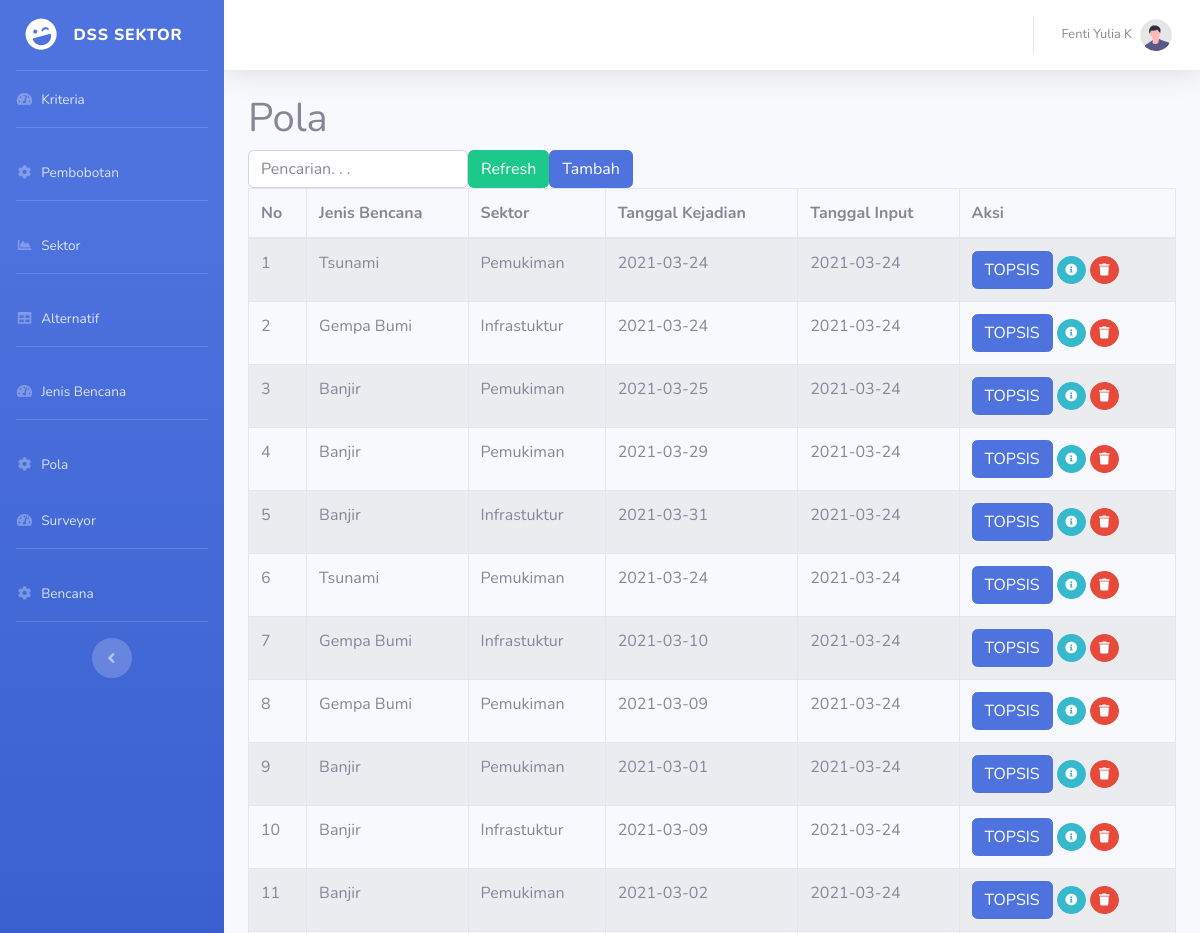
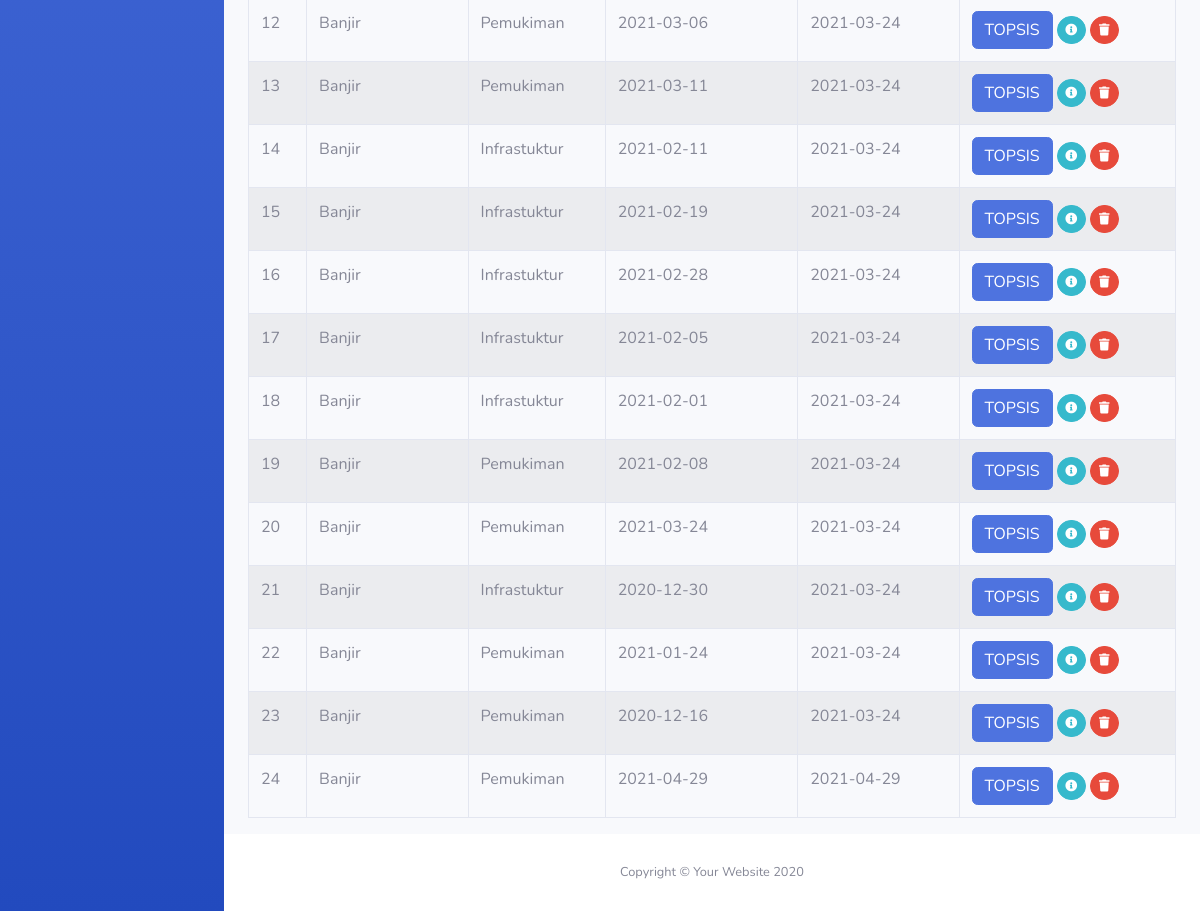
Screenshot of /?m=pola with the database file from the repository (2 pictures, top to bottom).
### tables this page shows
CREATE TABLE `tb_pola` (
  `id_pola` int(11) NOT NULL,
  `id_jenis` int(11) DEFAULT NULL,
  `id_sektor` int(11) DEFAULT NULL,
  `tanggal_kejadian` date DEFAULT NULL,
  `tanggal_input` date DEFAULT NULL
);

CREATE TABLE `tb_jenis` (
  `id_jenis` int(11) NOT NULL,
  `nama_jenis` varchar(255) DEFAULT NULL
);

CREATE TABLE `tb_sektor` (
  `id_sektor` int(11) NOT NULL,
  `nama_sektor` varchar(255) DEFAULT NULL
);

### config.php (called while the page is built)
<?php
$config["server"] = 'localhost';
$config["username"] = 'root';
$config["password"] = '';
$config["database_name"] = 'nn_topsis';

### functions.php (called while the page is built, shortened)
<?php
include 'config.php';
include 'includes/db.php';
$db = new DB($config['server'], $config['username'], $config['password'], $config['database_name']);
function esc_field($str)
{
    return addslashes($str);
}

### includes/db.php (called while the page is built, shortened)
<?php
class DB
{
    var $conn = null;
    public function __construct($host, $username, $passwd, $dbname)
    {
        $this->conn = mysqli_connect($host, $username, $passwd, $dbname);
    }
    public function query($sql)
    {
        $query = mysqli_query($this->conn, $sql) or die('<pre>Error mysqli_query: ' . mysqli_error($this->conn) . '<br />' . $sql . '</pre>');
        return $query;
    }
    public function get_results($sql)
    {
        $query = $this->query($sql);
        $arr = array();
        while ($row = mysqli_fetch_object($query)) {
            $arr[] = $row;
        }
        return $arr;
    }
}

### pola.php (the view, shortened to what this page needs)
<div class="page-header">
    <h1>Pola</h1>
</div>
<div class="panel panel-default">
    <div class="panel-heading">
        <form class="form-inline">
            <div class="form-group">
                <input class="form-control" type="text" placeholder="Pencarian. . ." name="q" value="<?= $_GET['q'] ?>" />
            </div>
            <div class="form-group">
                <button class="btn btn-success"><span class="glyphicon glyphicon-refresh"></span> Refresh</button>
            </div>
            <div class="form-group">
                <a class="btn btn-primary" href="?m=pola_tambah"><span class="glyphicon glyphicon-plus"></span> Tambah</a>
            </div>
        </form>
    </div>
    <table class="table table-bordered table-hover table-striped">
        <thead>
            <tr>
                <th>No</th>
                <th>Jenis Bencana</th>
                <th>Sektor</th>
                <th>Tanggal Kejadian</th>
                <th>Tanggal Input</th>
                <th>Aksi</th>
            </tr>
        </thead>
        <?php
        $q = esc_field($_GET['q']);
        $rows = $db->get_results("SELECT * FROM tb_pola p INNER JOIN tb_jenis j ON j.id_jenis=p.id_jenis INNER JOIN tb_sektor s ON s.id_sektor=p.id_sektor WHERE nama_jenis LIKE '%$q%' OR nama_sektor LIKE '%$q%' ORDER BY id_pola");
        $no = 0;
        foreach ($rows as $row) : ?>
            <tr>
                <td><?= ++$no ?></td>
                <td><?= $row->nama_jenis ?></td>
                <td><?= $row->nama_sektor ?></td>
                <td><?= $row->tanggal_kejadian ?></td>
                <td><?= $row->tanggal_input ?></td>
                <td>
                    <a class="btn btn-xs btn-primary"
                    href="?m=pola_topsis&ID=<?= $row->id_pola ?>">
                    <span class="glyphicon glyphicon-signal"></span>TOPSIS</a>
                    <a class="btn btn-info btn-circle btn-sm"
                        href="?m=pola_ubah&ID=<?= $row->id_pola ?>">
                        <i class="fas fa-info-circle"></i>
                    </a>
                    <a class="btn btn-danger btn-circle btn-sm"
                        href="aksi.php?act=pola_hapus&ID=<?= $row->id_pola ?>"
                        onclick="return confirm('Hapus data?')">
                        <i class="fas fa-trash"></i>
                    </a>
                </td>
            </tr>
        <?php endforeach; ?>
    </table>
</div>

### rows the page displays
tb_pola: id_jenis.nama_jenis "Tsunami", id_sektor.nama_sektor "Pemukiman", tanggal_kejadian "2021-03-24", tanggal_input "2021-03-24"
tb_pola: id_jenis.nama_jenis "Gempa Bumi", id_sektor.nama_sektor "Infrastuktur", tanggal_kejadian "2021-03-24", tanggal_input "2021-03-24"
tb_pola: id_jenis.nama_jenis "Banjir", id_sektor.nama_sektor "Pemukiman", tanggal_kejadian "2021-03-25", tanggal_input "2021-03-24"
tb_pola: id_jenis.nama_jenis "Banjir", id_sektor.nama_sektor "Pemukiman", tanggal_kejadian "2021-03-29", tanggal_input "2021-03-24"
tb_pola: id_jenis.nama_jenis "Banjir", id_sektor.nama_sektor "Infrastuktur", tanggal_kejadian "2021-03-31", tanggal_input "2021-03-24"
tb_pola: id_jenis.nama_jenis "Tsunami", id_sektor.nama_sektor "Pemukiman", tanggal_kejadian "2021-03-24", tanggal_input "2021-03-24"
tb_pola: id_jenis.nama_jenis "Gempa Bumi", id_sektor.nama_sektor "Infrastuktur", tanggal_kejadian "2021-03-10", tanggal_input "2021-03-24"
tb_pola: id_jenis.nama_jenis "Gempa Bumi", id_sektor.nama_sektor "Pemukiman", tanggal_kejadian "2021-03-09", tanggal_input "2021-03-24"
tb_pola: id_jenis.nama_jenis "Banjir", id_sektor.nama_sektor "Pemukiman", tanggal_kejadian "2021-03-01", tanggal_input "2021-03-24"
tb_pola: id_jenis.nama_jenis "Banjir", id_sektor.nama_sektor "Infrastuktur", tanggal_kejadian "2021-03-09", tanggal_input "2021-03-24"
tb_pola: id_jenis.nama_jenis "Banjir", id_sektor.nama_sektor "Pemukiman", tanggal_kejadian "2021-03-02", tanggal_input "2021-03-24"
tb_pola: id_jenis.nama_jenis "Banjir", id_sektor.nama_sektor "Pemukiman", tanggal_kejadian "2021-03-06", tanggal_input "2021-03-24"
tb_pola: id_jenis.nama_jenis "Banjir", id_sektor.nama_sektor "Pemukiman", tanggal_kejadian "2021-03-11", tanggal_input "2021-03-24"
tb_pola: id_jenis.nama_jenis "Banjir", id_sektor.nama_sektor "Infrastuktur", tanggal_kejadian "2021-02-11", tanggal_input "2021-03-24"
tb_pola: id_jenis.nama_jenis "Banjir", id_sektor.nama_sektor "Infrastuktur", tanggal_kejadian "2021-02-19", tanggal_input "2021-03-24"
tb_pola: id_jenis.nama_jenis "Banjir", id_sektor.nama_sektor "Infrastuktur", tanggal_kejadian "2021-02-28", tanggal_input "2021-03-24"
tb_pola: id_jenis.nama_jenis "Banjir", id_sektor.nama_sektor "Infrastuktur", tanggal_kejadian "2021-02-05", tanggal_input "2021-03-24"
tb_pola: id_jenis.nama_jenis "Banjir", id_sektor.nama_sektor "Infrastuktur", tanggal_kejadian "2021-02-01", tanggal_input "2021-03-24"
tb_pola: id_jenis.nama_jenis "Banjir", id_sektor.nama_sektor "Pemukiman", tanggal_kejadian "2021-02-08", tanggal_input "2021-03-24"
tb_pola: id_jenis.nama_jenis "Banjir", id_sektor.nama_sektor "Pemukiman", tanggal_kejadian "2021-03-24", tanggal_input "2021-03-24"
tb_pola: id_jenis.nama_jenis "Banjir", id_sektor.nama_sektor "Infrastuktur", tanggal_kejadian "2020-12-30", tanggal_input "2021-03-24"
tb_pola: id_jenis.nama_jenis "Banjir", id_sektor.nama_sektor "Pemukiman", tanggal_kejadian "2021-01-24", tanggal_input "2021-03-24"
tb_pola: id_jenis.nama_jenis "Banjir", id_sektor.nama_sektor "Pemukiman", tanggal_kejadian "2020-12-16", tanggal_input "2021-03-24"
tb_pola: id_jenis.nama_jenis "Banjir", id_sektor.nama_sektor "Pemukiman", tanggal_kejadian "2021-04-29", tanggal_input "2021-04-29"
